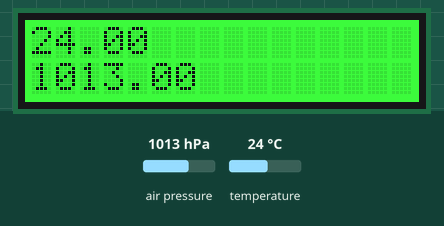
Bench run of a sketch on a simulated Arduino Uno, built with avr-gcc and run on an emulated ATmega328P. On the bench: 16×2 character LCD. The test bench sets the inputs (shaded band); at power-on: air pressure 1013 hPa, temperature 24 °C.

Above: at 1.2 s.
1.3 s: air pressure set to 952 hPa
At 3.3 s:
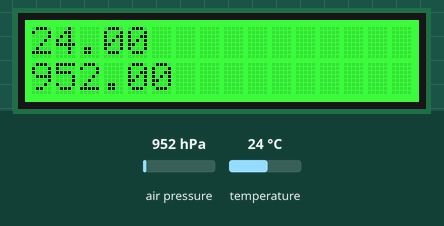
4.0 s: temperature set to 12 °C
At 5.5 s:
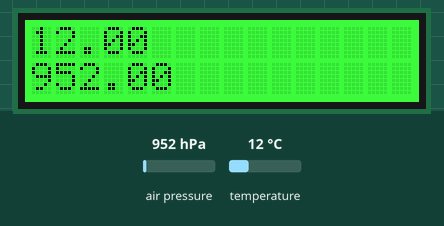
6.7 s: air pressure set to 975 hPa
At 8.9 s:
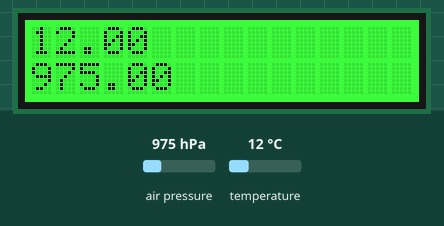
9.6 s: temperature set to 19 °C
At 11.1 s:
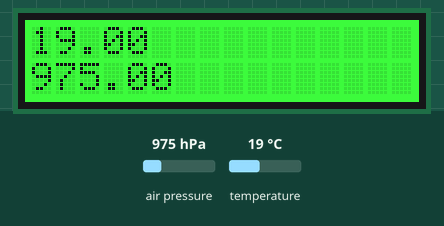
Timing chart, 0 to 12.6 s (numbered marks = the images above; inputs shaded):
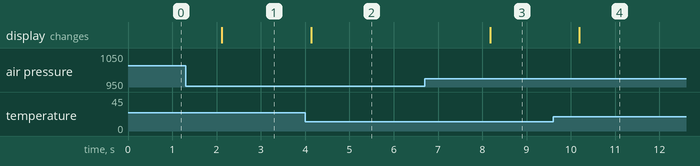

Measured:
- after the input at 1.3 s, the display: changes after 0.82 s (image 1)
- after the input at 4.0 s, the display: changes after 0.14 s (image 2)
- after the input at 6.7 s, the display: changes after 1.5 s (image 3)
- after the input at 9.6 s, the display: changes after 0.60 s (image 4)

The sketch:

progetto_LCD_BMP280.ino
```cpp
#include <Wire.h>
#include "rgb_lcd.h"
rgb_lcd lcd;

#include <Adafruit_BMP280.h>
Adafruit_BMP280 bmp; // use I2C interface
Adafruit_Sensor *bmp_temp = bmp.getTemperatureSensor();
Adafruit_Sensor *bmp_pressure = bmp.getPressureSensor();


void setup() {
  lcd.begin(16, 2);
  lcd.setRGB(0, 255, 0);
  lcd.print("hello, world!");

  //sensore BMP280
  bmp.begin(0x76, 0x60);

  /* Default settings from datasheet. */
  bmp.setSampling(Adafruit_BMP280::MODE_NORMAL,     /* Operating Mode. */
                  Adafruit_BMP280::SAMPLING_X2,     /* Temp. oversampling */
                  Adafruit_BMP280::SAMPLING_X16,    /* Pressure oversampling */
                  Adafruit_BMP280::FILTER_X16,      /* Filtering. */
                  Adafruit_BMP280::STANDBY_MS_500); /* Standby time. */

  //bmp_temp->printSensorDetails();
}

void loop() {
  sensors_event_t temp_event, pressure_event;
  bmp_temp->getEvent(&temp_event);
  bmp_pressure->getEvent(&pressure_event);

  lcd.clear();
  lcd.setCursor(0, 0);
  lcd.print(temp_event.temperature);

  lcd.setCursor(0, 1);
  lcd.print(pressure_event.pressure);

  delay(2000);
}
```
